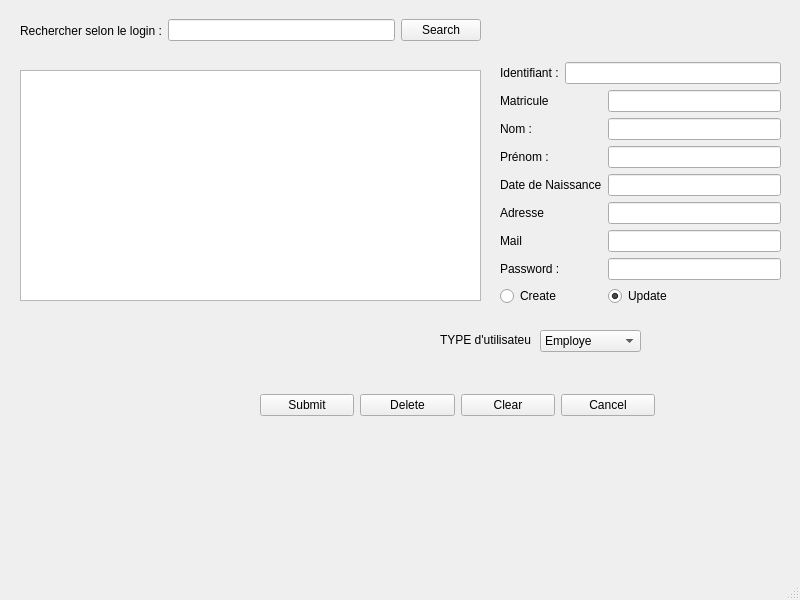
<?xml version="1.0" encoding="UTF-8"?>
<ui version="4.0">
 <class>AdminUI</class>
 <widget class="QMainWindow" name="AdminUI">
  <property name="geometry">
   <rect>
    <x>0</x>
    <y>0</y>
    <width>800</width>
    <height>600</height>
   </rect>
  </property>
  <property name="windowTitle">
   <string>MainWindow</string>
  </property>
  <widget class="QWidget" name="centralwidget">
   <widget class="QWidget" name="gridLayoutWidget">
    <property name="geometry">
     <rect>
      <x>260</x>
      <y>390</y>
      <width>395</width>
      <height>31</height>
     </rect>
    </property>
    <layout class="QGridLayout" name="gridLayout">
     <item row="0" column="3">
      <widget class="QPushButton" name="pushButtonClear">
       <property name="text">
        <string>Clear</string>
       </property>
      </widget>
     </item>
     <item row="0" column="4">
      <widget class="QPushButton" name="pushButtonCancel">
       <property name="text">
        <string>Cancel</string>
       </property>
      </widget>
     </item>
     <item row="0" column="2">
      <widget class="QPushButton" name="pushButtonDelete">
       <property name="text">
        <string>Delete</string>
       </property>
      </widget>
     </item>
     <item row="0" column="1">
      <widget class="QPushButton" name="pushButtonSubmit">
       <property name="text">
        <string>Submit</string>
       </property>
      </widget>
     </item>
    </layout>
   </widget>
   <widget class="QWidget" name="horizontalLayoutWidget">
    <property name="geometry">
     <rect>
      <x>20</x>
      <y>10</y>
      <width>461</width>
      <height>41</height>
     </rect>
    </property>
    <layout class="QHBoxLayout" name="horizontalLayout">
     <item>
      <widget class="QLabel" name="labelRechercher">
       <property name="text">
        <string>Rechercher selon le login :</string>
       </property>
      </widget>
     </item>
     <item>
      <widget class="QLineEdit" name="lineEditSearch"/>
     </item>
     <item>
      <widget class="QPushButton" name="pushButtonSearch">
       <property name="text">
        <string>Search</string>
       </property>
      </widget>
     </item>
    </layout>
   </widget>
   <widget class="QTableView" name="tableViewUsers">
    <property name="geometry">
     <rect>
      <x>20</x>
      <y>70</y>
      <width>461</width>
      <height>231</height>
     </rect>
    </property>
    <property name="sizeAdjustPolicy">
     <enum>QAbstractScrollArea::AdjustIgnored</enum>
    </property>
    <property name="editTriggers">
     <set>QAbstractItemView::NoEditTriggers</set>
    </property>
    <property name="alternatingRowColors">
     <bool>true</bool>
    </property>
    <property name="selectionBehavior">
     <enum>QAbstractItemView::SelectRows</enum>
    </property>
    <property name="showGrid">
     <bool>true</bool>
    </property>
    <property name="gridStyle">
     <enum>Qt::CustomDashLine</enum>
    </property>
    <attribute name="horizontalHeaderCascadingSectionResizes">
     <bool>false</bool>
    </attribute>
    <attribute name="horizontalHeaderDefaultSectionSize">
     <number>82</number>
    </attribute>
   </widget>
   <widget class="QWidget" name="formLayoutWidget">
    <property name="geometry">
     <rect>
      <x>500</x>
      <y>90</y>
      <width>281</width>
      <height>234</height>
     </rect>
    </property>
    <layout class="QFormLayout" name="formLayout">
     <item row="0" column="0">
      <widget class="QLabel" name="labelConge">
       <property name="text">
        <string>Matricule</string>
       </property>
      </widget>
     </item>
     <item row="0" column="1">
      <widget class="QLineEdit" name="lineEditMatricule"/>
     </item>
     <item row="1" column="0">
      <widget class="QLabel" name="labelNom">
       <property name="text">
        <string>Nom :</string>
       </property>
      </widget>
     </item>
     <item row="1" column="1">
      <widget class="QLineEdit" name="lineEditNom"/>
     </item>
     <item row="9" column="0">
      <widget class="QRadioButton" name="radioButtonCreate">
       <property name="text">
        <string>Create</string>
       </property>
       <property name="checked">
        <bool>false</bool>
       </property>
      </widget>
     </item>
     <item row="9" column="1">
      <widget class="QRadioButton" name="radioButtonUpdate">
       <property name="text">
        <string>Update</string>
       </property>
       <property name="checked">
        <bool>true</bool>
       </property>
      </widget>
     </item>
     <item row="2" column="1">
      <widget class="QLineEdit" name="lineEditPrenom"/>
     </item>
     <item row="2" column="0">
      <widget class="QLabel" name="labelPrenom">
       <property name="text">
        <string>Prénom :</string>
       </property>
      </widget>
     </item>
     <item row="3" column="0">
      <widget class="QLabel" name="labelDate">
       <property name="text">
        <string>Date de Naissance</string>
       </property>
      </widget>
     </item>
     <item row="3" column="1">
      <widget class="QLineEdit" name="lineEditDate"/>
     </item>
     <item row="4" column="0">
      <widget class="QLabel" name="labelAdresse">
       <property name="text">
        <string>Adresse</string>
       </property>
      </widget>
     </item>
     <item row="5" column="0">
      <widget class="QLabel" name="labelLogin">
       <property name="text">
        <string>Mail</string>
       </property>
      </widget>
     </item>
     <item row="6" column="0">
      <widget class="QLabel" name="labelPassword">
       <property name="text">
        <string>Password :</string>
       </property>
      </widget>
     </item>
     <item row="4" column="1">
      <widget class="QLineEdit" name="lineEditAdresse"/>
     </item>
     <item row="5" column="1">
      <widget class="QLineEdit" name="lineEditLogin"/>
     </item>
     <item row="6" column="1">
      <widget class="QLineEdit" name="lineEditPassword">
       <property name="echoMode">
        <enum>QLineEdit::Password</enum>
       </property>
      </widget>
     </item>
    </layout>
   </widget>
   <widget class="QWidget" name="horizontalLayoutWidget_3">
    <property name="geometry">
     <rect>
      <x>500</x>
      <y>62</y>
      <width>281</width>
      <height>22</height>
     </rect>
    </property>
    <layout class="QHBoxLayout" name="horizontalLayout_3">
     <item>
      <widget class="QLabel" name="labelId">
       <property name="text">
        <string>Identifiant :</string>
       </property>
      </widget>
     </item>
     <item>
      <widget class="QLineEdit" name="lineEditIdentifiant">
       <property name="readOnly">
        <bool>true</bool>
       </property>
      </widget>
     </item>
    </layout>
   </widget>
   <widget class="QComboBox" name="comboBox">
    <property name="geometry">
     <rect>
      <x>540</x>
      <y>330</y>
      <width>101</width>
      <height>22</height>
     </rect>
    </property>
    <item>
     <property name="text">
      <string>Employe</string>
     </property>
    </item>
    <item>
     <property name="text">
      <string>Administrateur</string>
     </property>
    </item>
    <item>
     <property name="text">
      <string>Manager</string>
     </property>
    </item>
    <item>
     <property name="text">
      <string>DRH</string>
     </property>
    </item>
   </widget>
   <widget class="QLabel" name="label">
    <property name="geometry">
     <rect>
      <x>440</x>
      <y>330</y>
      <width>91</width>
      <height>20</height>
     </rect>
    </property>
    <property name="text">
     <string>TYPE d'utilisateur :</string>
    </property>
   </widget>
  </widget>
  <widget class="QMenuBar" name="menubar">
   <property name="geometry">
    <rect>
     <x>0</x>
     <y>0</y>
     <width>800</width>
     <height>22</height>
    </rect>
   </property>
  </widget>
  <widget class="QStatusBar" name="statusbar"/>
 </widget>
 <resources/>
 <connections/>
</ui>
